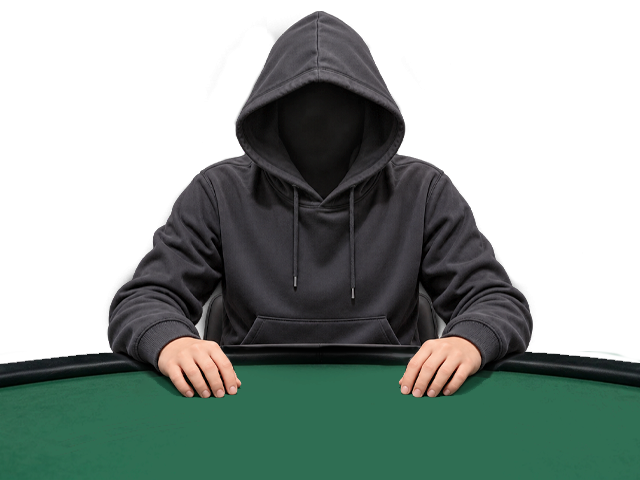
#> input picture assets/Cpu.png, 640 x 480 px, given in place of her_hide_d8.png, which was not available
$ python make_feedhide_placeholders.py
#> lines starting #> are read from the running program, lines starting #| are printed output that depends on the picture
#!/usr/bin/env python3
"""v10.1: placeholder pictures for BREASTFEED at her bedroom door (mama mode, married).
her_hide_no_<d8|yoga>.png  = she hides behind the door and REFUSES (shown while her refusal line is on screen)
her_hide_yes_<d8|yoga>.png = she hides behind the door and says YES (the first two beats of the BREASTFEED scene)
Both are full 752x560 pictures drawn over the door picture, like her_hide_<d8|yoga>.png. Replace the files in assets/ with the real art (same names).
A missing yoga file falls back to the d8 one; a missing file at all falls back to her_hide_<d8|yoga>.png."""
import os
from PIL import Image, ImageDraw, ImageFont
root = os.path.join(os.path.dirname(os.path.abspath(__file__)), "..", "assets")
try: font = ImageFont.truetype("DejaVuSans-Bold.ttf", 30)
except Exception: font = ImageFont.load_default()
for outfit in ("d8", "yoga"):
    base = Image.open(os.path.join(root, "her_hide_%s.png" % outfit)).convert("RGBA")
#> base is the input picture: PIL image 640x480 RGBA; mean R, G, B, A 39.5, 50.7, 46.2, 137.4
    for kind, tint, t1 in (("no", (170, 20, 20, 70), "PLACEHOLDER: HIDING, REFUSES"), ("yes", (30, 150, 60, 70), "PLACEHOLDER: HIDING, SAYS YES")):
        im = Image.alpha_composite(base, Image.new("RGBA", base.size, tint))
        d = ImageDraw.Draw(im); w, h = im.size
        d.rectangle([0, h // 2 - 70, w, h // 2 + 40], fill=(0, 0, 0, 200))
        d.text((w // 2, h // 2 - 35), t1, font=font, fill=(255, 255, 255, 255), anchor="mm")
        d.text((w // 2, h // 2 + 5), "her_hide_%s_%s.png" % (kind, outfit), font=font, fill=(250, 215, 90, 255), anchor="mm")
        im.convert("RGB").save(os.path.join(root, "her_hide_%s_%s.png" % (kind, outfit)))
#> this loop made 2 passes
#> pass 1, `im = Image.alpha_composite(base, Image.new("RGBA", base.size, tint))`:
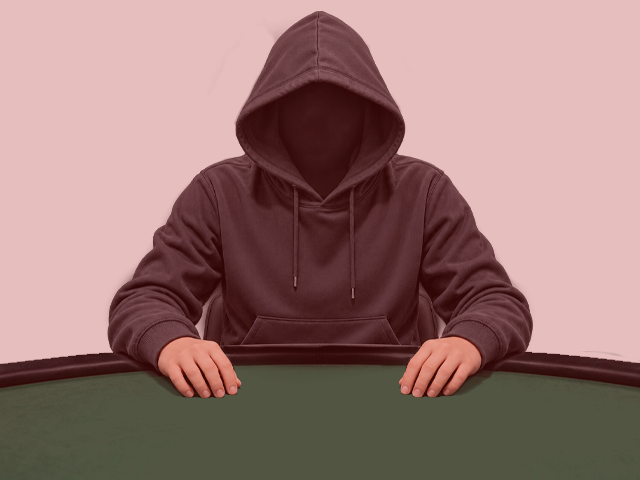
#> im: PIL image 640x480 RGBA; mean R, G, B, A 124.5, 41.6, 37.8, 169.7; transparent parts drawn white
#> pass 1, `im.convert("RGB").save(os.path.join(root, "her_hide_%s_%s.png" % (kind..`:
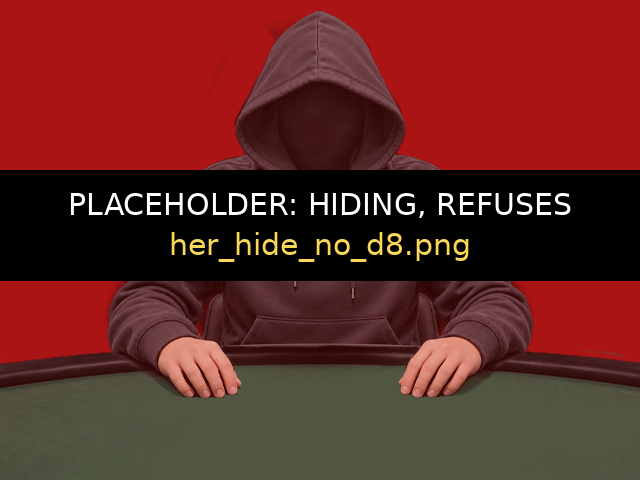
#> saved as her_hide_no_d8.png: PIL image 640x480 RGB; mean R, G, B 99.5, 38.8, 34
#> pass 2, `im = Image.alpha_composite(base, Image.new("RGBA", base.size, tint))`:
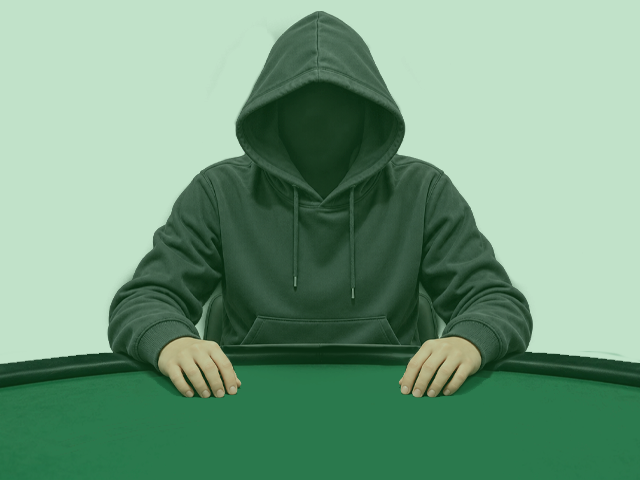
#> im: PIL image 640x480 RGBA; mean R, G, B, A 39.3, 120.6, 62.2, 169.7; transparent parts drawn white
#> pass 2, `im.convert("RGB").save(os.path.join(root, "her_hide_%s_%s.png" % (kind..`:
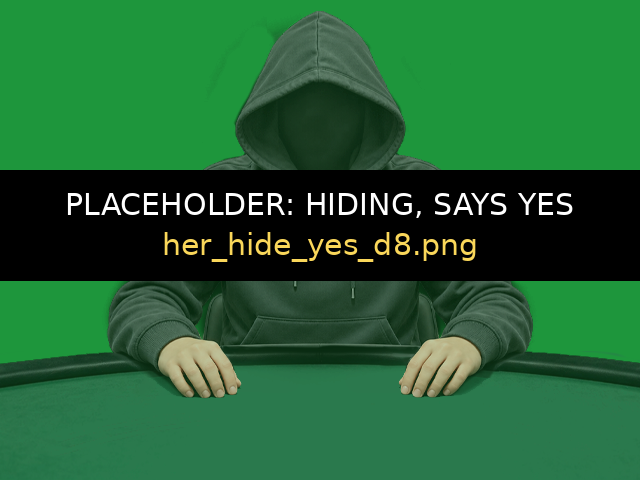
#> saved as her_hide_yes_d8.png: PIL image 640x480 RGB; mean R, G, B 35.1, 98.5, 52.3
#> after the loop:
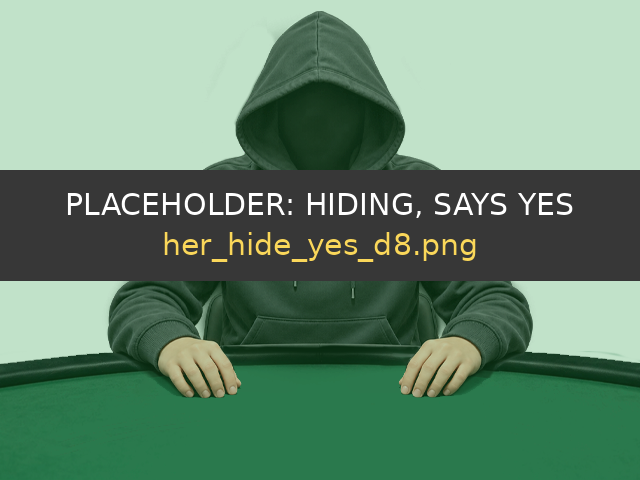
#> im: PIL image 640x480 RGBA; mean R, G, B, A 35.1, 98.5, 52.3, 179.7; transparent parts drawn white
#> pass 2 of the loop `for outfit in ("d8", "yoga"):`:
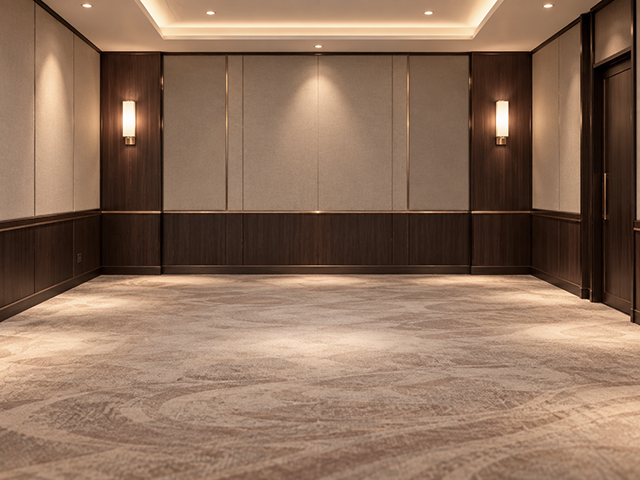
#> input picture assets/Poker_Exhibition_Interior.png, 640 x 480 px, given in place of her_hide_yoga.png, which was not available
#> the loop `for kind, tint, t1 in (("no", (170, 20, 20, 70), "PLACEHOLDER: HIDING,..` made 2 passes
#> pass 1, `im.convert("RGB").save(os.path.join(root, "her_hide_%s_%s.png" % (kind..`:
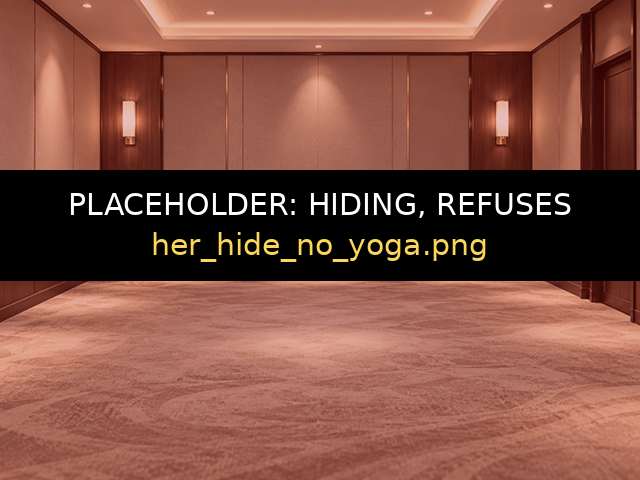
#> saved as her_hide_no_yoga.png: PIL image 640x480 RGB; mean R, G, B 128.5, 79.2, 65.8
#> after the loop `for kind, tint, t1 in (("no", (170, 20, 20, 70), "PLACEHOLDER: HIDING,..`:
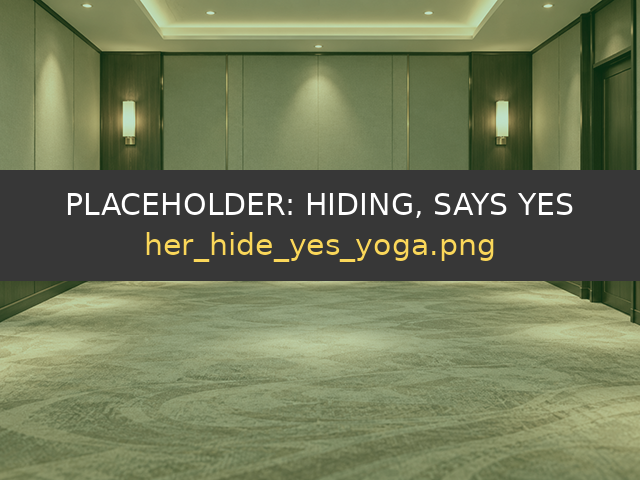
#> im: PIL image 640x480 RGBA; mean R, G, B, A 99, 106.6, 74.1, 243.3; transparent parts drawn white
